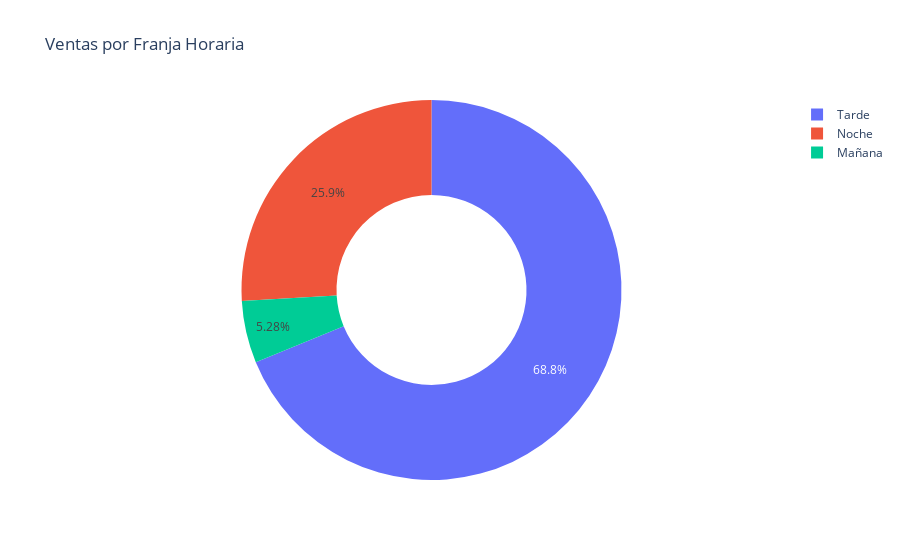

Here is the notebook cell this chart was saved with:
### Code cell
import pandas as pd
import plotly.express as px

ventas_franja_horaria = (data
    .groupby('franja_horaria')['Venta'].sum()
    .reset_index(name='Total_Ventas')
)

fig = px.pie(ventas_franja_horaria, 
             names='franja_horaria', 
             values='Total_Ventas', 
             title='Ventas por Franja Horaria', 
             hole=0.5)

fig.show()

### Figure 1 — Plotly figure (JSON) as saved in the notebook; plotly's stock layout.template omitted (floating-point values rounded to 4 significant figures)
{"data": [{"domain": {"x": [0, 1], "y": [0, 1]}, "hole": 0.5, "hovertemplate": "franja_horaria=%{label}<br>Total_Ventas=%{value}<extra></extra>", "labels": ["Mañana", "Tarde", "Noche"], "legendgroup": "", "name": "", "showlegend": true, "type": "pie", "values": [298204203, 3885723209, 1464747733]}], "layout": {"legend": {"tracegroupgap": 0}, "title": {"text": "Ventas por Franja Horaria"}}}
